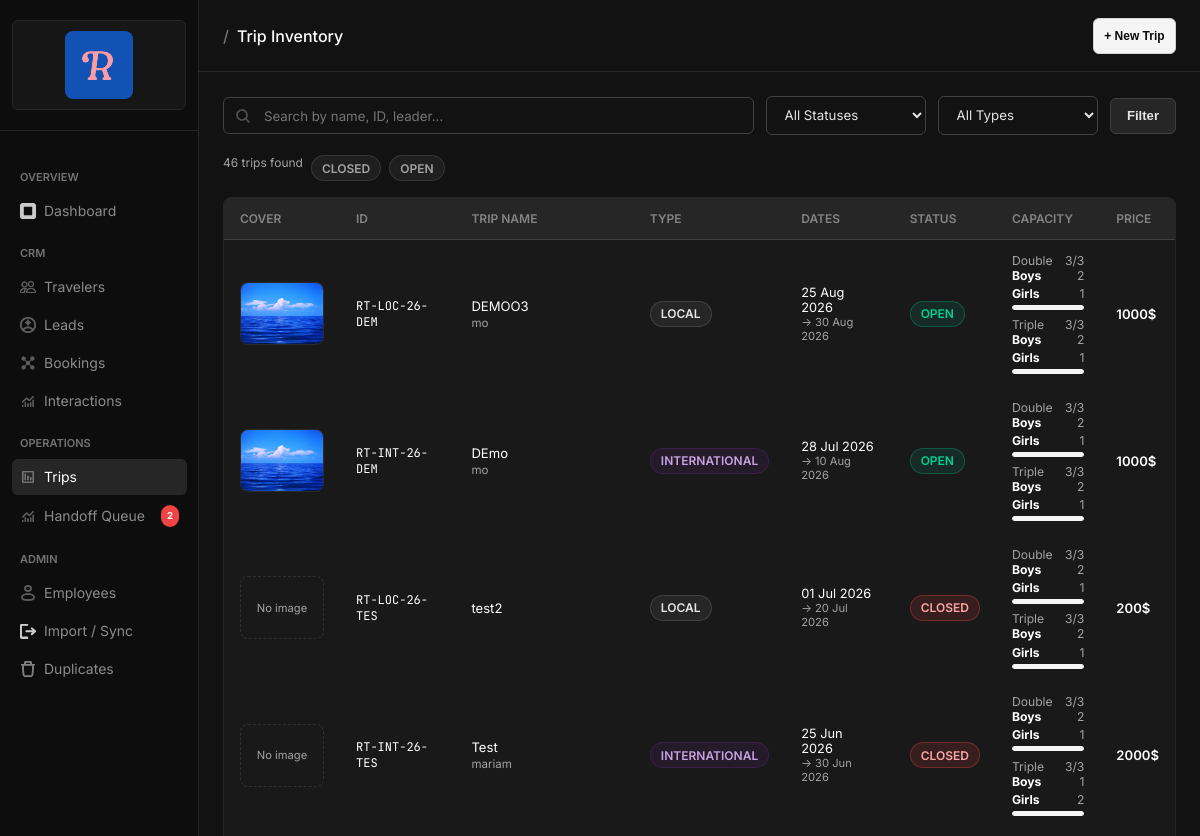
Page /trips/ (upper part) on the earlier database version.
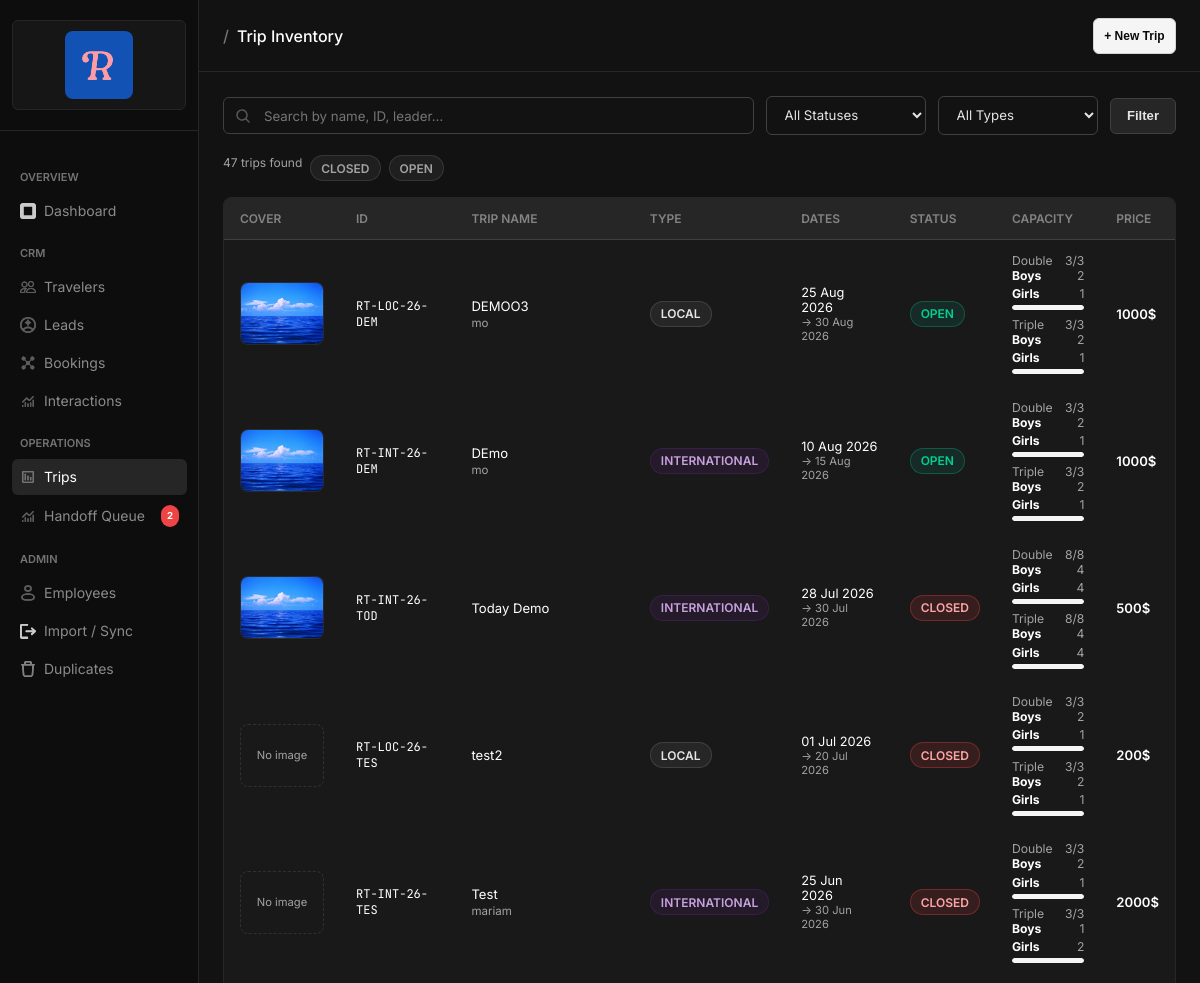
Same page on the later database version.
### app/models/trip.py (models this page shows, shortened)
class Trip(db.Model):
    __tablename__ = 'trips'
    trip_id = db.Column(db.String(50), primary_key=True)
    trip_name = db.Column(db.String(200), nullable=False)
    type = db.Column(db.String(50)) # Local / International
    year = db.Column(db.Integer)
    trip_leader = db.Column(db.String(100))
    start_date = db.Column(db.Date)
    end_date = db.Column(db.Date)
    sales_status = db.Column(db.String(50)) # Open / Closed / Cancelled
    data_audit = db.Column(db.Text)
    trip_window_status = db.Column(db.String(50))
    trip_availability_note = db.Column(db.Text)
    next_reengage_date = db.Column(db.Date)
    single_total = db.Column(db.Integer, default=0)
    double_total = db.Column(db.Integer, default=0)
    triple_total = db.Column(db.Integer, default=0)
    single_remaining = db.Column(db.Integer, default=0)
    double_remaining = db.Column(db.Integer, default=0)
    triple_remaining = db.Column(db.Integer, default=0)
    draft_holds_single = db.Column(db.Integer, default=0)
    draft_holds_double = db.Column(db.Integer, default=0)
    draft_holds_triple = db.Column(db.Integer, default=0)
    boys_double = db.Column(db.Integer, default=0)
    girls_double = db.Column(db.Integer, default=0)
    boys_triple = db.Column(db.Integer, default=0)
    girls_triple = db.Column(db.Integer, default=0)
    draft_holds_boys_double = db.Column(db.Integer, default=0)
    draft_holds_girls_double = db.Column(db.Integer, default=0)
    draft_holds_boys_triple = db.Column(db.Integer, default=0)
    draft_holds_girls_triple = db.Column(db.Integer, default=0)
    public_price = db.Column(db.String(200))
    public_description = db.Column(db.Text)
    sales_notes = db.Column(db.Text)
    bookings = db.relationship('TripBooking', backref='trip', lazy=True)
    media = db.relationship(
        'TripMedia',
        back_populates='trip',
        cascade='all, delete-orphan',
        lazy=True,
        order_by='TripMedia.display_order',
    )

### app/models/trip_media.py (models this page shows, shortened)
class TripMedia(db.Model):
    __tablename__ = "trip_media"
    media_id = db.Column(db.Integer, primary_key=True)
    public_id = db.Column(db.String(36), nullable=False, unique=True, index=True)
    trip_id = db.Column(db.String(50), db.ForeignKey("trips.trip_id"), nullable=False, index=True)
    storage_key = db.Column(db.String(500), nullable=False, unique=True)
    public_url = db.Column(db.String(500), nullable=False)
    image_type = db.Column(db.String(20), nullable=False, default="gallery", index=True)
    alt_text = db.Column(db.String(255))
    display_order = db.Column(db.Integer, nullable=False, default=0)
    original_filename = db.Column(db.String(255))
    mime_type = db.Column(db.String(100), nullable=False)
    file_extension = db.Column(db.String(10), nullable=False)
    file_size = db.Column(db.Integer, nullable=False, default=0)
    uploaded_by_user_id = db.Column(db.Integer, db.ForeignKey("users.id"), nullable=True)
    uploaded_by_name = db.Column(db.String(100))
    created_at = db.Column(db.DateTime, nullable=False, default=lambda: datetime.now(timezone.utc))
    is_active = db.Column(db.Boolean, nullable=False, default=True, index=True)
    verification_status = db.Column(db.String(50), nullable=False, default="verified", index=True)
    trip = db.relationship("Trip", back_populates="media")
    uploaded_by_user = db.relationship("User", foreign_keys=[uploaded_by_user_id])

### app/routes/trips.py (the view)
@trips_bp.route('/')
def index():
    q = request.args.get('q', '')
    status = request.args.get('status', '')
    trip_type = request.args.get('type', '')
    query = Trip.query
    if q:
        query = query.filter(or_(
            Trip.trip_name.ilike(f'%{q}%'),
            Trip.trip_id.ilike(f'%{q}%'),
            Trip.trip_leader.ilike(f'%{q}%'),
        ))
    if status:
        query = query.filter(Trip.sales_status == status)
    if trip_type:
        query = query.filter(Trip.type == trip_type)
    trips = query.order_by(Trip.start_date.desc()).all()
    statuses = [r[0] for r in db.session.query(Trip.sales_status).distinct().all() if r[0]]
    types = [r[0] for r in db.session.query(Trip.type).distinct().all() if r[0]]
    cover_media_by_trip = cover_media_by_trip_ids([trip.trip_id for trip in trips])
    return render_template('trips/index.html',
                           trips=trips,
                           cover_media_by_trip=cover_media_by_trip,
                           q=q,
                           current_status=status,
                           current_type=trip_type,
                           statuses=statuses,
                           types=types)

### app/templates/trips/index.html (shortened to what this page needs)
{% extends "base.html" %}
{% block topbar_title %}Trip Inventory{% endblock %}
{% block topbar_actions %}
<button onclick="openModal('createTrip')" class="btn btn-primary btn-sm">+ New Trip</button>
{% endblock %}
{% block content %}
<form method="GET" action="{{ url_for('trips.index') }}" class="search-bar">
    <div class="search-input-wrap">
        <input class="form-input" type="text" name="q" value="{{ q }}" placeholder="Search by name, ID, leader…">
    </div>
    <select class="form-select" name="status" style="width:160px">
        <option value="">All Statuses</option>
    </select>
    <select class="form-select" name="type" style="width:160px">
        <option value="">All Types</option>
    </select>
    <button type="submit" class="btn btn-ghost">Filter</button>
</form>
<div style="display:flex;gap:0.5rem;margin-bottom:1rem;flex-wrap:wrap">
    <span style="font-size:0.75rem;color:var(--text-muted)">{{ trips|length }} trips found</span>
    {% for s in statuses %}
    <a href="{{ url_for('trips.index', status=s) }}"
       style="text-decoration:none"
       class="badge {% if current_status == s %}badge-blue{% else %}badge-gray{% endif %}">{{ s }}</a>
    {% endfor %}
</div>
{% if trips %}
<div class="card" style="padding:0;overflow:hidden">
    <table class="data-table">
        <thead><tr>
            <th>Cover</th>
            <th>ID</th>
            <th>Trip Name</th>
            <th>Type</th>
            <th>Dates</th>
            <th>Status</th>
            <th>Capacity</th>
            <th>Price</th>
        </tr></thead>
        <tbody>
        {% for trip in trips %}
        <tr onclick="window.location='{{ url_for('trips.detail', trip_id=trip.trip_id, q=q, status=current_status, type=current_type) }}'">
            <td>
                {% set cover = cover_media_by_trip.get(trip.trip_id) if cover_media_by_trip else None %}
                {% if cover %}
                <div class="trip-cover-thumb">
                    <img src="{{ cover.public_url }}" alt="{{ cover.alt_text or trip.trip_name }}">
                </div>
                {% else %}
                <div class="trip-cover-empty">No image</div>
                {% endif %}
            </td>
            <td class="mono">{{ trip.trip_id }}</td>
            <td>
                <div class="primary">{{ trip.trip_name }}</div>
                {% if trip.trip_leader %}
                <div style="font-size:0.72rem;color:var(--text-muted);margin-top:2px">{{ trip.trip_leader }}</div>
                {% endif %}
            </td>
            <td>
                {% if trip.type == 'International' %}
                    <span class="badge badge-purple">{{ trip.type }}</span>
                {% else %}
                    <span class="badge badge-blue">{{ trip.type or '—' }}</span>
                {% endif %}
            </td>
            <td>
                {% if trip.start_date %}
                <div style="font-size:0.8rem;color:var(--text-main)">{{ trip.start_date.strftime('%d %b %Y') }}</div>
                <div style="font-size:0.7rem;color:var(--text-muted)">→ {{ trip.end_date.strftime('%d %b %Y') if trip.end_date else 'TBD' }}</div>
                {% else %}
                <span style="color:var(--text-muted)">TBD</span>
                {% endif %}
            </td>
            <td>
                {% if trip.sales_status == 'Open' %}<span class="badge badge-green">Open</span>
                {% elif trip.sales_status == 'Closed' %}<span class="badge badge-red">Closed</span>
                {% elif trip.sales_status == 'Cancelled' %}<span class="badge badge-gray">Cancelled</span>
                {% else %}<span class="badge badge-yellow">{{ trip.sales_status or '—' }}</span>{% endif %}
            </td>
            <td>
                {% set double_total = trip.double_total or 0 %}
                {% set triple_total = trip.triple_total or 0 %}
                <div style="display:flex;flex-direction:column;gap:0.45rem;font-size:0.76rem">
                    {% set d_pct = (trip.double_remaining / double_total * 100) if double_total else 0 %}
                    {% set t_pct = (trip.triple_remaining / triple_total * 100) if triple_total else 0 %}
                    <div>
                        <div style="display:flex;justify-content:space-between;gap:0.75rem">
                            <span style="color:var(--text-muted)">Double</span>
                            <span>{{ trip.double_remaining }}/{{ double_total }}</span>
                        </div>
                        <div style="display:flex;flex-direction:column;gap:0.2rem;color:var(--text-muted)">
                            <div style="display:flex;justify-content:space-between;gap:0.75rem">
                                <span style="font-weight:700;color:var(--text-main)">Boys</span>
                                <span>{{ trip.boys_double or 0 }}</span>
                            </div>
                            <div style="display:flex;justify-content:space-between;gap:0.75rem">
                                <span style="font-weight:700;color:var(--text-main)">Girls</span>
                                <span>{{ trip.girls_double or 0 }}</span>
                            </div>
                        </div>
                        <div class="cap-bar"><div class="cap-fill {% if d_pct > 30 %}good{% elif d_pct > 0 %}warn{% else %}empty{% endif %}" style="width:{{ d_pct }}%"></div></div>
                    </div>
                    <div>
                        <div style="display:flex;justify-content:space-between;gap:0.75rem">
                            <span style="color:var(--text-muted)">Triple</span>
                            <span>{{ trip.triple_remaining }}/{{ triple_total }}</span>
                        </div>
                        <div style="display:flex;flex-direction:column;gap:0.2rem;color:var(--text-muted)">
                            <div style="display:flex;justify-content:space-between;gap:0.75rem">
                                <span style="font-weight:700;color:var(--text-main)">Boys</span>
                                <span>{{ trip.boys_triple or 0 }}</span>
                            </div>
                            <div style="display:flex;justify-content:space-between;gap:0.75rem">
                                <span style="font-weight:700;color:var(--text-main)">Girls</span>
                                <span>{{ trip.girls_triple or 0 }}</span>
                            </div>
                        </div>
                        <div class="cap-bar"><div class="cap-fill {% if t_pct > 30 %}good{% elif t_pct > 0 %}warn{% else %}empty{% endif %}" style="width:{{ t_pct }}%"></div></div>
                    </div>
                </div>
            </td>
            <td style="color:var(--text-main);font-weight:600">{{ trip.public_price or '—' }}</td>
        </tr>
        {% endfor %}
        </tbody>
    </table>
</div>
{% endif %}
{% endblock %}

### app/templates/base.html (shortened to what this page needs)
<!DOCTYPE html>
<html lang="en">
<head>
    <link rel="stylesheet" href="{{ url_for('static', filename='css/main.css') }}">
</head>
<body>
<div class="app-layout">
    <nav class="sidebar" id="app-sidebar">
        <div class="sidebar-brand">
            <div class="client-workspace-badge" aria-label="Rahma Traveler workspace">
                <span class="client-workspace-row">
                    <span class="client-logo-chip">
                        <img class="client-workspace-logo" src="{{ url_for('static', filename='assets/rahma/logos/rahma-r-mark.jpeg') }}" alt="Rahma Traveler">
                    </span>
                </span>
            </div>
        </div>
        <div class="sidebar-nav">
            <div class="nav-section-label">Overview</div>
            <a href="{{ url_for('admin.dashboard') }}" class="nav-link {% if request.endpoint == 'admin.dashboard' %}active{% endif %}">
                <span class="nav-icon">⊞</span> Dashboard
            </a>
            <div class="nav-section-label">CRM</div>
            <a href="{{ url_for('travelers.index') }}" class="nav-link {% if request.blueprint == 'travelers' %}active{% endif %}">
                <span class="nav-icon"></span> Travelers
            </a>
            <a href="{{ url_for('leads.index') }}" class="nav-link {% if request.blueprint == 'leads' %}active{% endif %}">
                <span class="nav-icon"></span> Leads
            </a>
            <a href="{{ url_for('bookings.index') }}" class="nav-link {% if request.blueprint == 'bookings' %}active{% endif %}">
                <span class="nav-icon"></span> Bookings
            </a>
            <a href="{{ url_for('interactions.index') }}" class="nav-link {% if request.blueprint == 'interactions' %}active{% endif %}">
                <span class="nav-icon"></span> Interactions
            </a>
            <div class="nav-section-label">Operations</div>
            <a href="{{ url_for('trips.index') }}" class="nav-link {% if request.blueprint == 'trips' %}active{% endif %}">
                <span class="nav-icon"></span> Trips
            </a>
            <a href="{{ url_for('handoffs.index') }}" class="nav-link {% if request.blueprint == 'handoffs' %}active{% endif %}">
                <span class="nav-icon"></span> Handoff Queue
                <span class="nav-badge" id="sidebar-handoff-badge" style="display:none">0</span>
            </a>
            <div class="nav-section-label">Admin</div>
            <a href="{{ url_for('admin.users') }}" class="nav-link {% if request.endpoint == 'admin.users' %}active{% endif %}">
                <span class="nav-icon"></span> Employees
            </a>
            <a href="{{ url_for('admin.import_data') }}" class="nav-link {% if request.endpoint == 'admin.import_data' %}active{% endif %}">
                <span class="nav-icon"></span> Import / Sync
            </a>
            <a href="{{ url_for('admin.duplicates') }}" class="nav-link {% if request.endpoint == 'admin.duplicates' %}active{% endif %}">
                <span class="nav-icon"></span> Duplicates
            </a>
        </div>
    </nav>
    <div class="main-content">
        <div class="topbar">
            <span class="topbar-title">{% block topbar_title %}{% endblock %}</span>
            <div class="topbar-actions">{% block topbar_actions %}{% endblock %}</div>
        </div>
        <div class="page-body">
            {% block content %}{% endblock %}
        </div>
    </div>
</div>
</body>
</html>

Differences in the rows shown:
changed Trip "DEmo": start_date "28 Jul 2026" → "10 Aug 2026"; end_date "10 Aug 2026" → "15 Aug 2026"
added Trip: public_url (picture), trip_id "RT-INT-26-TOD", trip_name "Today Demo", type "INTERNATIONAL", start_date "28 Jul 2026", end_date "30 Jul 2026", sales_status "CLOSED", double_remaining "8", double_total "8", boys_double "4", girls_double "4", {{ d_pct }} 100.0 (drawn), triple_remaining "8", triple_total "8", boys_triple "4", girls_triple "4", {{ t_pct }} 100.0 (drawn), public_price "500$"
Other differences:
{{ trips|length }}: "46" → "47"
